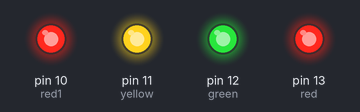
A sketch run on a simulated Arduino Uno, built with avr-gcc and run on an emulated ATmega328P. Shown: output pins drawn as LEDs (lit = HIGH).

Above: at 1.0 s.
At 12.5 s:
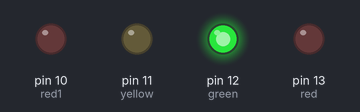
At 17.5 s:
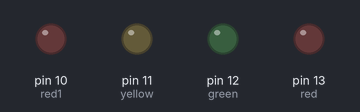
At 20.5 s:
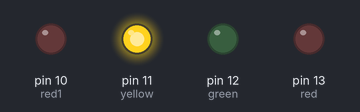
At 23.0 s:
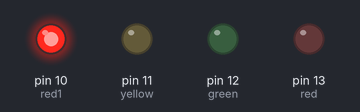
At 31.5 s:
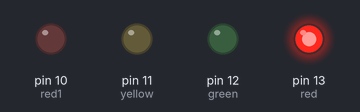
Timing chart, 0 to 33.8 s (numbered marks = the images above):
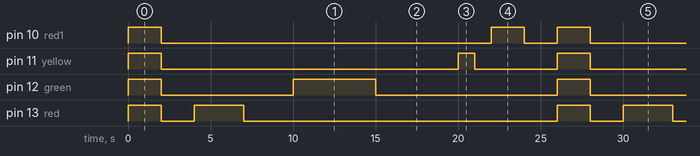

Measured:
- by itself, pin 10 (red1): repeats every 26.0 s: LOW 20.0 s, HIGH 2.0 s, LOW 2.0 s, HIGH 2.0 s
- by itself, pin 11 (yellow): repeats every 26.0 s: LOW 18.0 s, HIGH 1.0 s, LOW 5.0 s, HIGH 2.0 s
- by itself, pin 12 (green): repeats every 26.0 s: LOW 8.0 s, HIGH 5.0 s, LOW 11.0 s, HIGH 2.0 s
- by itself, pin 13 (red): repeats every 26.0 s: LOW 2.0 s, HIGH 3.0 s, LOW 19.0 s, HIGH 2.0 s

The sketch:

Traffic_light_led.ino
```cpp
int green=12;
int red=13;
int yellow=11;
int red1=10;

void setup() {
  // put your setup code here, to run once:
pinMode(red,OUTPUT);
pinMode(yellow,OUTPUT);
pinMode(green,OUTPUT);
pinMode(red1,OUTPUT);
}

void loop() {
  // put your main code here, to run repeatedly:
digitalWrite(red,HIGH);
digitalWrite(yellow,HIGH);
digitalWrite(green,HIGH);
digitalWrite(red1,HIGH);
delay(2000);
digitalWrite(red,LOW);
digitalWrite(yellow,LOW);
digitalWrite(green,LOW);
digitalWrite(red1,LOW);
delay(2000);
digitalWrite(red,HIGH);
delay(3000);
digitalWrite(red,LOW);
delay(3000);
digitalWrite(green,HIGH);
delay(5000);
digitalWrite(green,LOW);
delay(5000);
digitalWrite(yellow,HIGH);
delay(1000);
digitalWrite(yellow,LOW);
delay(1000);
digitalWrite(red1,HIGH);
delay(2000);
digitalWrite(red1,LOW);
delay(2000);
}
```
